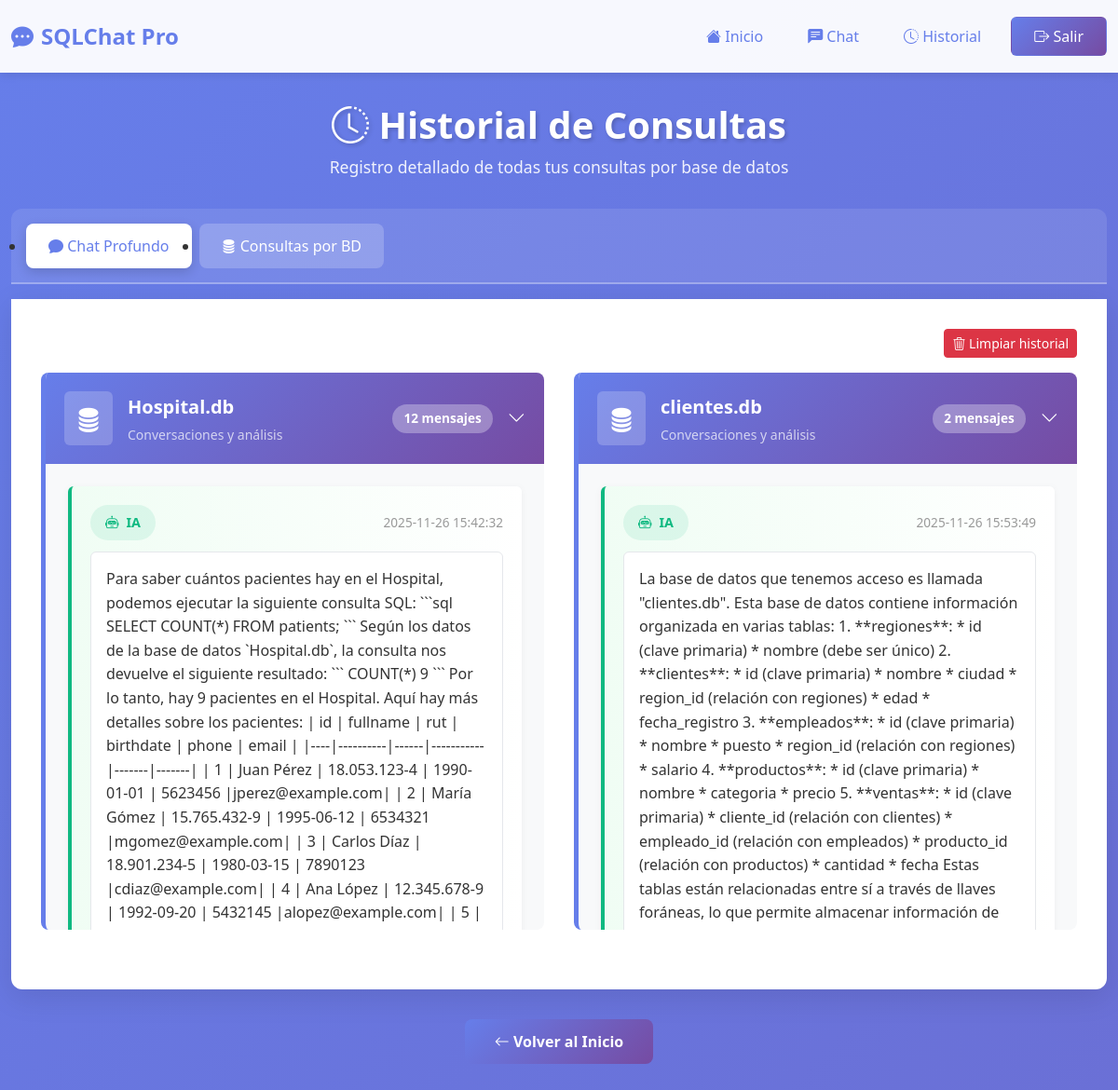
The app's page /historial (signed in) with its own data.
### tables this page shows
CREATE TABLE deep_history (
            id INTEGER PRIMARY KEY AUTOINCREMENT,
            user TEXT NOT NULL,
            database TEXT NOT NULL,
            role TEXT NOT NULL,         -- user / assistant
            message TEXT NOT NULL,
            timestamp DATETIME DEFAULT CURRENT_TIMESTAMP
        );

### app.py (the view)
@app.route("/historial")
def historial_page():
    if "username" not in session:
        return redirect(url_for("login"))
    usuario = session.get("username")
    bases = listar_bases()
    conn = get_user_db()
    consultas_por_base = {}
    historial_db = conn.execute(
        """SELECT database, role, message, timestamp FROM deep_history
           WHERE user = ? ORDER BY database, timestamp DESC""",
        (usuario,)
    ).fetchall()
    for item in historial_db:
        db = item["database"]
        if db not in consultas_por_base:
            consultas_por_base[db] = []
        consultas_por_base[db].append({
            "role": item["role"],
            "message": item["message"],
            "timestamp": item["timestamp"]
        })
    historial_sesion = []
    sql_queries = conn.execute(
        """SELECT database, pregunta, sql, resultado, analisis, exito, categoria, timestamp
           FROM sql_queries
           WHERE user = ?
           ORDER BY timestamp DESC""",
        (usuario,)
    ).fetchall()
    for item in sql_queries:
        try:
            resultado = json.loads(item["resultado"]) if item["resultado"] else []
        except:
            resultado = []
        historial_sesion.append({
            "pregunta": item["pregunta"],
            "sql": item["sql"],
            "resultado": resultado,
            "analisis": item["analisis"],
            "exito": item["exito"],
            "categoria": item["categoria"],
            "database": item["database"]
        })
    conn.close()
    return render_template(
        "historial.html",
        historial_sesion=historial_sesion,
        consultas_por_base=consultas_por_base,
        bases=bases
    )

### app.py (called while the page is built)
def listar_bases():
    return [b for b in os.listdir(DATABASE_FOLDER) if b.endswith(".db")]

def get_user_db():
    conn = sqlite3.connect(USER_DB)
    conn.row_factory = sqlite3.Row
    return conn

### templates/historial.html (shortened to what this page needs)
<!DOCTYPE html>
<html lang="es">
<head>
    <link rel="stylesheet" href="https://cdn.jsdelivr.net/npm/bootstrap@5.3.0/dist/css/bootstrap.min.css">
    <link rel="stylesheet" href="https://cdn.jsdelivr.net/npm/bootstrap-icons@1.11.1/font/bootstrap-icons.css">
    <link rel="stylesheet" href="https://cdnjs.cloudflare.com/ajax/libs/highlight.js/11.8.0/styles/atom-one-dark.min.css">
</head>
<body>
    <nav class="navbar">
        <div class="container-fluid">
            <span class="navbar-brand">
                <i class="bi bi-chat-dots-fill" style="color: #667eea;"></i>
                SQLChat Pro
            </span>
            <div class="nav-links">
                <a href="/">
                    <i class="bi bi-house-fill"></i> Inicio
                </a>
                <a href="/chat_profundo">
                    <i class="bi bi-chat-left-text-fill"></i> Chat
                </a>
                <a href="/historial">
                    <i class="bi bi-clock-history"></i> Historial
                </a>
                <form action="/logout" method="POST" style="display: inline;">
                    <button type="submit" class="btn btn-logout">
                        <i class="bi bi-box-arrow-right"></i> Salir
                    </button>
                </form>
            </div>
        </div>
    </nav>
    <div class="container">
        <div class="header">
            <h1>
                <i class="bi bi-clock-history"></i> Historial de Consultas
            </h1>
            <p>Registro detallado de todas tus consultas por base de datos</p>
        </div>
        <ul class="nav-tabs" role="tablist">
            <li class="nav-item" role="presentation">
                <button class="nav-link active" id="chat-tab" data-bs-toggle="tab" data-bs-target="#chat-pane" type="button" role="tab">
                    <i class="bi bi-chat-fill"></i> Chat Profundo
                </button>
            </li>
            <li class="nav-item" role="presentation">
                <button class="nav-link" id="consultas-tab" data-bs-toggle="tab" data-bs-target="#consultas-pane" type="button" role="tab">
                    <i class="bi bi-database-fill"></i> Consultas por BD
                </button>
            </li>
        </ul>
        <div class="tab-content">
            <div class="tab-pane fade show active" id="chat-pane" role="tabpanel" tabindex="0">
                <div style="display: flex; justify-content: flex-end; margin-bottom: 1rem;">
                    <button class="btn btn-danger btn-sm" onclick="limpiarHistorial('chat')" title="Eliminar todo el historial de chat">
                        <i class="bi bi-trash3"></i> Limpiar historial
                    </button>
                </div>
                {% if consultas_por_base %}
                    <div class="db-grid">
                        {% for db_name, mensajes in consultas_por_base.items() | sort %}
                            <div class="db-section expanded" data-db="{{ db_name }}">
                                <div class="db-header" onclick="toggleDB(this)">
                                    <div class="db-header-left">
                                        <div class="db-icon">
                                            <i class="bi bi-database-fill"></i>
                                        </div>
                                        <div>
                                            <div class="db-title">{{ db_name }}</div>
                                            <small style="opacity: 0.7;">Conversaciones y análisis</small>
                                        </div>
                                    </div>
                                    <div style="display: flex; align-items: center; gap: 1rem;">
                                        <span class="db-badge">{{ mensajes | length }} mensaje{{ mensajes | length != 1 and 's' or '' }}</span>
                                        <i class="bi bi-chevron-down db-toggle"></i>
                                    </div>
                                </div>
                                <div class="db-content">
                                    {% for msg in mensajes %}
                                        <div class="consulta-item {% if msg.role == 'user' %}user-message{% else %}assistant-message{% endif %}">
                                            <div class="consulta-header">
                                                <span class="mensaje-rol {% if msg.role == 'assistant' %}assistant{% endif %}">
                                                    <i class="bi {% if msg.role == 'user' %}bi-person-fill{% else %}bi-robot{% endif %}"></i>
                                                    {{ 'Tú' if msg.role == 'user' else 'IA' }}
                                                </span>
                                                <span class="timestamp">{{ msg.timestamp | default('Sin fecha') }}</span>
                                            </div>
                                            <div class="mensaje-contenido">{{ msg.message }}</div>
                                        </div>
                                    {% endfor %}
                                </div>
                            </div>
                        {% endfor %}
                    </div>
                {% else %}
                    <div class="empty-state">
                        <i class="bi bi-chat-left-dots"></i>
                        <p>No hay conversaciones de chat aún</p>
                        <small>Inicia una conversación en el apartado de <strong>Chat</strong></small>
                    </div>
                {% endif %}
            </div>
        </div>
        <div class="action-buttons">
            <a href="/" class="btn btn-primary">
                <i class="bi bi-arrow-left"></i> Volver al Inicio
            </a>
        </div>
    </div>
</body>
</html>

### records on screen
deep_history: database "Hospital.db", mensajes "12", mensajes "s", role "IA", timestamp "2025-11-26 15:42:32", message "Para saber cuántos pacientes hay en el Hospital, podemos ejecutar la siguiente consulta SQL: ```sql SELECT COUNT(*) FROM patients; ``` Según los datos de la base de datos `Hospital.db`, la consulta nos devuelve el siguiente resultado: ``` COUNT(*) 9 ``` Por lo tanto, hay 9 pacientes en el Hospital. Aquí hay más detalles sobre los pacientes: | id | fullname | rut | birthdate | phone | email | |----|----------|------|-----------|-------|-------| | 1 | Juan Pérez | 18.053.123-4 | 1990-01-01 | 5623456 |jperez@example.com| | 2 | María Gómez | 15.765.432-9 | 1995-06-12 | 6534321 |mgomez@example.com| | 3 | Carlos Díaz | 18.901.234-5 | 1980-03-15 | 7890123 |cdiaz@example.com| | 4 | Ana López |…"
deep_history: database "clientes.db", mensajes "2", mensajes "s", role "IA", timestamp "2025-11-26 15:53:49", message "La base de datos que tenemos acceso es llamada \"clientes.db\". Esta base de datos contiene información organizada en varias tablas: 1. **regiones**: * id (clave primaria) * nombre (debe ser único) 2. **clientes**: * id (clave primaria) * nombre * ciudad * region_id (relación con regiones) * edad * fecha_registro 3. **empleados**: * id (clave primaria) * nombre * puesto * region_id (relación con regiones) * salario 4. **productos**: * id (clave primaria) * nombre * categoria * precio 5. **ventas**: * id (clave primaria) * cliente_id (relación con clientes) * empleado_id (relación con empleados) * producto_id (relación con productos) * cantidad * fecha Estas tablas están relacionadas entre sí…"
